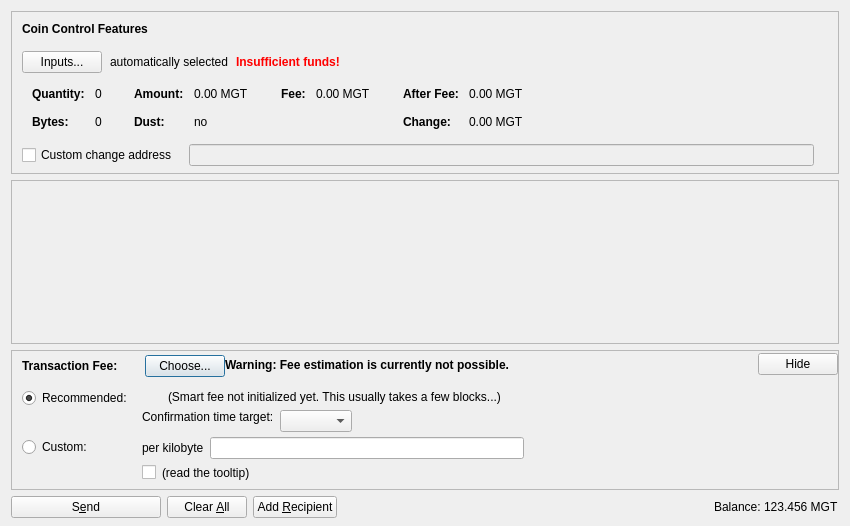
<?xml version="1.0" encoding="UTF-8"?>
<ui version="4.0">
 <class>SendCoinsDialog</class>
 <widget class="QDialog" name="SendCoinsDialog">
  <property name="geometry">
   <rect>
    <x>0</x>
    <y>0</y>
    <width>850</width>
    <height>526</height>
   </rect>
  </property>
  <property name="windowTitle">
   <string>Send Coins</string>
  </property>
  <layout class="QVBoxLayout" name="verticalLayout" stretch="0,1,0,0">
   <property name="bottomMargin">
    <number>8</number>
   </property>
   <item>
    <widget class="QFrame" name="frameCoinControl">
     <property name="sizePolicy">
      <sizepolicy hsizetype="Expanding" vsizetype="Expanding">
       <horstretch>0</horstretch>
       <verstretch>0</verstretch>
      </sizepolicy>
     </property>
     <property name="maximumSize">
      <size>
       <width>16777215</width>
       <height>16777215</height>
      </size>
     </property>
     <property name="frameShape">
      <enum>QFrame::StyledPanel</enum>
     </property>
     <property name="frameShadow">
      <enum>QFrame::Sunken</enum>
     </property>
     <layout class="QVBoxLayout" name="verticalLayoutCoinControl2">
      <property name="spacing">
       <number>0</number>
      </property>
      <property name="leftMargin">
       <number>0</number>
      </property>
      <property name="topMargin">
       <number>0</number>
      </property>
      <property name="rightMargin">
       <number>0</number>
      </property>
      <property name="bottomMargin">
       <number>6</number>
      </property>
      <item>
       <layout class="QVBoxLayout" name="verticalLayoutCoinControl" stretch="0,0,0,0,1">
        <property name="spacing">
         <number>0</number>
        </property>
        <property name="leftMargin">
         <number>10</number>
        </property>
        <property name="topMargin">
         <number>10</number>
        </property>
        <item>
         <layout class="QHBoxLayout" name="horizontalLayoutCoinControl1">
          <property name="bottomMargin">
           <number>15</number>
          </property>
          <item>
           <widget class="QLabel" name="labelCoinControlFeatures">
            <property name="sizePolicy">
             <sizepolicy hsizetype="Preferred" vsizetype="Maximum">
              <horstretch>0</horstretch>
              <verstretch>0</verstretch>
             </sizepolicy>
            </property>
            <property name="font">
             <font>
              <weight>75</weight>
              <bold>true</bold>
             </font>
            </property>
            <property name="styleSheet">
             <string notr="true">font-weight:bold;</string>
            </property>
            <property name="text">
             <string>Coin Control Features</string>
            </property>
           </widget>
          </item>
         </layout>
        </item>
        <item>
         <layout class="QHBoxLayout" name="horizontalLayoutCoinControl2" stretch="0,0,0,0">
          <property name="spacing">
           <number>8</number>
          </property>
          <property name="bottomMargin">
           <number>10</number>
          </property>
          <item>
           <widget class="QPushButton" name="pushButtonCoinControl">
            <property name="styleSheet">
             <string notr="true"/>
            </property>
            <property name="text">
             <string>Inputs...</string>
            </property>
            <property name="autoDefault">
             <bool>false</bool>
            </property>
           </widget>
          </item>
          <item>
           <widget class="QLabel" name="labelCoinControlAutomaticallySelected">
            <property name="text">
             <string>automatically selected</string>
            </property>
            <property name="margin">
             <number>5</number>
            </property>
           </widget>
          </item>
          <item>
           <widget class="QLabel" name="labelCoinControlInsuffFunds">
            <property name="font">
             <font>
              <weight>75</weight>
              <bold>true</bold>
             </font>
            </property>
            <property name="styleSheet">
             <string notr="true">color:red;font-weight:bold;</string>
            </property>
            <property name="text">
             <string>Insufficient funds!</string>
            </property>
            <property name="margin">
             <number>5</number>
            </property>
           </widget>
          </item>
          <item>
           <spacer name="horizontalSpacerCoinControl">
            <property name="orientation">
             <enum>Qt::Horizontal</enum>
            </property>
            <property name="sizeHint" stdset="0">
             <size>
              <width>40</width>
              <height>1</height>
             </size>
            </property>
           </spacer>
          </item>
         </layout>
        </item>
        <item>
         <widget class="QWidget" name="widgetCoinControl" native="true">
          <property name="sizePolicy">
           <sizepolicy hsizetype="Preferred" vsizetype="Preferred">
            <horstretch>0</horstretch>
            <verstretch>0</verstretch>
           </sizepolicy>
          </property>
          <property name="minimumSize">
           <size>
            <width>0</width>
            <height>0</height>
           </size>
          </property>
          <property name="styleSheet">
           <string notr="true"/>
          </property>
          <layout class="QHBoxLayout" name="horizontalLayoutCoinControl5">
           <property name="leftMargin">
            <number>0</number>
           </property>
           <property name="topMargin">
            <number>0</number>
           </property>
           <property name="rightMargin">
            <number>0</number>
           </property>
           <property name="bottomMargin">
            <number>0</number>
           </property>
           <item>
            <layout class="QHBoxLayout" name="horizontalLayoutCoinControl3" stretch="0,0,0,1">
             <property name="spacing">
              <number>20</number>
             </property>
             <property name="topMargin">
              <number>0</number>
             </property>
             <property name="bottomMargin">
              <number>10</number>
             </property>
             <item>
              <layout class="QFormLayout" name="formLayoutCoinControl1">
               <property name="horizontalSpacing">
                <number>10</number>
               </property>
               <property name="verticalSpacing">
                <number>14</number>
               </property>
               <property name="leftMargin">
                <number>10</number>
               </property>
               <property name="topMargin">
                <number>4</number>
               </property>
               <property name="rightMargin">
                <number>6</number>
               </property>
               <item row="0" column="0">
                <widget class="QLabel" name="labelCoinControlQuantityText">
                 <property name="font">
                  <font>
                   <weight>75</weight>
                   <bold>true</bold>
                  </font>
                 </property>
                 <property name="text">
                  <string>Quantity:</string>
                 </property>
                 <property name="margin">
                  <number>0</number>
                 </property>
                </widget>
               </item>
               <item row="0" column="1">
                <widget class="QLabel" name="labelCoinControlQuantity">
                 <property name="cursor">
                  <cursorShape>IBeamCursor</cursorShape>
                 </property>
                 <property name="contextMenuPolicy">
                  <enum>Qt::ActionsContextMenu</enum>
                 </property>
                 <property name="text">
                  <string notr="true">0</string>
                 </property>
                 <property name="margin">
                  <number>0</number>
                 </property>
                 <property name="textInteractionFlags">
                  <set>Qt::LinksAccessibleByMouse|Qt::TextSelectableByKeyboard|Qt::TextSelectableByMouse</set>
                 </property>
                </widget>
               </item>
               <item row="1" column="0">
                <widget class="QLabel" name="labelCoinControlBytesText">
                 <property name="font">
                  <font>
                   <weight>75</weight>
                   <bold>true</bold>
                  </font>
                 </property>
                 <property name="text">
                  <string>Bytes:</string>
                 </property>
                </widget>
               </item>
               <item row="1" column="1">
                <widget class="QLabel" name="labelCoinControlBytes">
                 <property name="cursor">
                  <cursorShape>IBeamCursor</cursorShape>
                 </property>
                 <property name="contextMenuPolicy">
                  <enum>Qt::ActionsContextMenu</enum>
                 </property>
                 <property name="text">
                  <string notr="true">0</string>
                 </property>
                 <property name="textInteractionFlags">
                  <set>Qt::LinksAccessibleByMouse|Qt::TextSelectableByKeyboard|Qt::TextSelectableByMouse</set>
                 </property>
                </widget>
               </item>
              </layout>
             </item>
             <item>
              <layout class="QFormLayout" name="formLayoutCoinControl2">
               <property name="horizontalSpacing">
                <number>10</number>
               </property>
               <property name="verticalSpacing">
                <number>14</number>
               </property>
               <property name="leftMargin">
                <number>6</number>
               </property>
               <property name="topMargin">
                <number>4</number>
               </property>
               <property name="rightMargin">
                <number>6</number>
               </property>
               <item row="0" column="0">
                <widget class="QLabel" name="labelCoinControlAmountText">
                 <property name="font">
                  <font>
                   <weight>75</weight>
                   <bold>true</bold>
                  </font>
                 </property>
                 <property name="text">
                  <string>Amount:</string>
                 </property>
                 <property name="margin">
                  <number>0</number>
                 </property>
                </widget>
               </item>
               <item row="0" column="1">
                <widget class="QLabel" name="labelCoinControlAmount">
                 <property name="cursor">
                  <cursorShape>IBeamCursor</cursorShape>
                 </property>
                 <property name="contextMenuPolicy">
                  <enum>Qt::ActionsContextMenu</enum>
                 </property>
                 <property name="text">
                  <string notr="true">0.00 MGT</string>
                 </property>
                 <property name="textInteractionFlags">
                  <set>Qt::LinksAccessibleByMouse|Qt::TextSelectableByKeyboard|Qt::TextSelectableByMouse</set>
                 </property>
                </widget>
               </item>
               <item row="1" column="0">
                <widget class="QLabel" name="labelCoinControlLowOutputText">
                 <property name="font">
                  <font>
                   <weight>75</weight>
                   <bold>true</bold>
                  </font>
                 </property>
                 <property name="text">
                  <string>Dust:</string>
                 </property>
                </widget>
               </item>
               <item row="1" column="1">
                <widget class="QLabel" name="labelCoinControlLowOutput">
                 <property name="cursor">
                  <cursorShape>IBeamCursor</cursorShape>
                 </property>
                 <property name="contextMenuPolicy">
                  <enum>Qt::ActionsContextMenu</enum>
                 </property>
                 <property name="text">
                  <string notr="true">no</string>
                 </property>
                 <property name="textInteractionFlags">
                  <set>Qt::LinksAccessibleByMouse|Qt::TextSelectableByKeyboard|Qt::TextSelectableByMouse</set>
                 </property>
                </widget>
               </item>
              </layout>
             </item>
             <item>
              <layout class="QFormLayout" name="formLayoutCoinControl3">
               <property name="horizontalSpacing">
                <number>10</number>
               </property>
               <property name="verticalSpacing">
                <number>14</number>
               </property>
               <property name="leftMargin">
                <number>6</number>
               </property>
               <property name="topMargin">
                <number>4</number>
               </property>
               <property name="rightMargin">
                <number>6</number>
               </property>
               <item row="0" column="0">
                <widget class="QLabel" name="labelCoinControlFeeText">
                 <property name="font">
                  <font>
                   <weight>75</weight>
                   <bold>true</bold>
                  </font>
                 </property>
                 <property name="text">
                  <string>Fee:</string>
                 </property>
                 <property name="margin">
                  <number>0</number>
                 </property>
                </widget>
               </item>
               <item row="0" column="1">
                <widget class="QLabel" name="labelCoinControlFee">
                 <property name="cursor">
                  <cursorShape>IBeamCursor</cursorShape>
                 </property>
                 <property name="contextMenuPolicy">
                  <enum>Qt::ActionsContextMenu</enum>
                 </property>
                 <property name="text">
                  <string notr="true">0.00 MGT</string>
                 </property>
                 <property name="textInteractionFlags">
                  <set>Qt::LinksAccessibleByMouse|Qt::TextSelectableByKeyboard|Qt::TextSelectableByMouse</set>
                 </property>
                </widget>
               </item>
              </layout>
             </item>
             <item>
              <layout class="QFormLayout" name="formLayoutCoinControl4">
               <property name="horizontalSpacing">
                <number>10</number>
               </property>
               <property name="verticalSpacing">
                <number>14</number>
               </property>
               <property name="leftMargin">
                <number>6</number>
               </property>
               <property name="topMargin">
                <number>4</number>
               </property>
               <property name="rightMargin">
                <number>6</number>
               </property>
               <item row="0" column="0">
                <widget class="QLabel" name="labelCoinControlAfterFeeText">
                 <property name="font">
                  <font>
                   <weight>75</weight>
                   <bold>true</bold>
                  </font>
                 </property>
                 <property name="text">
                  <string>After Fee:</string>
                 </property>
                 <property name="margin">
                  <number>0</number>
                 </property>
                </widget>
               </item>
               <item row="0" column="1">
                <widget class="QLabel" name="labelCoinControlAfterFee">
                 <property name="cursor">
                  <cursorShape>IBeamCursor</cursorShape>
                 </property>
                 <property name="contextMenuPolicy">
                  <enum>Qt::ActionsContextMenu</enum>
                 </property>
                 <property name="text">
                  <string notr="true">0.00 MGT</string>
                 </property>
                 <property name="textInteractionFlags">
                  <set>Qt::LinksAccessibleByMouse|Qt::TextSelectableByKeyboard|Qt::TextSelectableByMouse</set>
                 </property>
                </widget>
               </item>
               <item row="1" column="0">
                <widget class="QLabel" name="labelCoinControlChangeText">
                 <property name="font">
                  <font>
                   <weight>75</weight>
                   <bold>true</bold>
                  </font>
                 </property>
                 <property name="text">
                  <string>Change:</string>
                 </property>
                </widget>
               </item>
               <item row="1" column="1">
                <widget class="QLabel" name="labelCoinControlChange">
                 <property name="cursor">
                  <cursorShape>IBeamCursor</cursorShape>
                 </property>
                 <property name="contextMenuPolicy">
                  <enum>Qt::ActionsContextMenu</enum>
                 </property>
                 <property name="text">
                  <string notr="true">0.00 MGT</string>
                 </property>
                 <property name="textInteractionFlags">
                  <set>Qt::LinksAccessibleByMouse|Qt::TextSelectableByKeyboard|Qt::TextSelectableByMouse</set>
                 </property>
                </widget>
               </item>
              </layout>
             </item>
            </layout>
           </item>
          </layout>
         </widget>
        </item>
        <item>
         <layout class="QHBoxLayout" name="horizontalLayoutCoinControl4" stretch="0,0,0">
          <property name="spacing">
           <number>12</number>
          </property>
          <property name="sizeConstraint">
           <enum>QLayout::SetDefaultConstraint</enum>
          </property>
          <property name="topMargin">
           <number>5</number>
          </property>
          <property name="rightMargin">
           <number>5</number>
          </property>
          <item>
           <widget class="QCheckBox" name="checkBoxCoinControlChange">
            <property name="toolTip">
             <string>If this is activated, but the change address is empty or invalid, change will be sent to a newly generated address.</string>
            </property>
            <property name="text">
             <string>Custom change address</string>
            </property>
           </widget>
          </item>
          <item>
           <widget class="QValidatedLineEdit" name="lineEditCoinControlChange">
            <property name="enabled">
             <bool>false</bool>
            </property>
            <property name="sizePolicy">
             <sizepolicy hsizetype="Expanding" vsizetype="Fixed">
              <horstretch>0</horstretch>
              <verstretch>0</verstretch>
             </sizepolicy>
            </property>
           </widget>
          </item>
          <item>
           <widget class="QLabel" name="labelCoinControlChangeLabel">
            <property name="sizePolicy">
             <sizepolicy hsizetype="Preferred" vsizetype="Expanding">
              <horstretch>0</horstretch>
              <verstretch>0</verstretch>
             </sizepolicy>
            </property>
            <property name="minimumSize">
             <size>
              <width>0</width>
              <height>0</height>
             </size>
            </property>
            <property name="text">
             <string/>
            </property>
            <property name="margin">
             <number>3</number>
            </property>
           </widget>
          </item>
         </layout>
        </item>
        <item>
         <spacer name="verticalSpacerCoinControl">
          <property name="orientation">
           <enum>Qt::Vertical</enum>
          </property>
          <property name="sizeHint" stdset="0">
           <size>
            <width>800</width>
            <height>1</height>
           </size>
          </property>
         </spacer>
        </item>
       </layout>
      </item>
     </layout>
    </widget>
   </item>
   <item>
    <widget class="QScrollArea" name="scrollArea">
     <property name="widgetResizable">
      <bool>true</bool>
     </property>
     <widget class="QWidget" name="scrollAreaWidgetContents">
      <property name="geometry">
       <rect>
        <x>0</x>
        <y>0</y>
        <width>830</width>
        <height>104</height>
       </rect>
      </property>
      <layout class="QVBoxLayout" name="verticalLayout_2" stretch="0,1">
       <property name="leftMargin">
        <number>0</number>
       </property>
       <property name="topMargin">
        <number>0</number>
       </property>
       <property name="rightMargin">
        <number>0</number>
       </property>
       <property name="bottomMargin">
        <number>0</number>
       </property>
       <item>
        <layout class="QVBoxLayout" name="entries">
         <property name="spacing">
          <number>6</number>
         </property>
        </layout>
       </item>
       <item>
        <spacer name="verticalSpacer">
         <property name="orientation">
          <enum>Qt::Vertical</enum>
         </property>
         <property name="sizeHint" stdset="0">
          <size>
           <width>20</width>
           <height>40</height>
          </size>
         </property>
        </spacer>
       </item>
      </layout>
     </widget>
    </widget>
   </item>
   <item>
    <widget class="QFrame" name="frameFee">
     <property name="sizePolicy">
      <sizepolicy hsizetype="Expanding" vsizetype="Expanding">
       <horstretch>0</horstretch>
       <verstretch>0</verstretch>
      </sizepolicy>
     </property>
     <property name="maximumSize">
      <size>
       <width>16777215</width>
       <height>16777215</height>
      </size>
     </property>
     <property name="frameShape">
      <enum>QFrame::StyledPanel</enum>
     </property>
     <property name="frameShadow">
      <enum>QFrame::Sunken</enum>
     </property>
     <layout class="QVBoxLayout" name="verticalLayoutFee1">
      <property name="spacing">
       <number>0</number>
      </property>
      <property name="leftMargin">
       <number>0</number>
      </property>
      <property name="topMargin">
       <number>0</number>
      </property>
      <property name="rightMargin">
       <number>0</number>
      </property>
      <property name="bottomMargin">
       <number>0</number>
      </property>
      <item>
       <layout class="QVBoxLayout" name="verticalLayoutFee2" stretch="0,0,0">
        <property name="spacing">
         <number>0</number>
        </property>
        <property name="leftMargin">
         <number>10</number>
        </property>
        <property name="topMargin">
         <number>0</number>
        </property>
        <item>
         <layout class="QHBoxLayout" name="horizontalLayoutFee1">
          <property name="bottomMargin">
           <number>0</number>
          </property>
          <item>
           <layout class="QVBoxLayout" name="verticalLayoutFee7">
            <property name="spacing">
             <number>0</number>
            </property>
            <item>
             <spacer name="verticalSpacerSmartFee">
              <property name="orientation">
               <enum>Qt::Vertical</enum>
              </property>
              <property name="sizeType">
               <enum>QSizePolicy::Fixed</enum>
              </property>
              <property name="sizeHint" stdset="0">
               <size>
                <width>1</width>
                <height>4</height>
               </size>
              </property>
             </spacer>
            </item>
            <item>
             <layout class="QHBoxLayout" name="horizontalLayoutSmartFee">
              <property name="spacing">
               <number>10</number>
              </property>
              <item>
               <widget class="QLabel" name="labelFeeHeadline">
                <property name="sizePolicy">
                 <sizepolicy hsizetype="Preferred" vsizetype="Maximum">
                  <horstretch>0</horstretch>
                  <verstretch>0</verstretch>
                 </sizepolicy>
                </property>
                <property name="font">
                 <font>
                  <weight>75</weight>
                  <bold>true</bold>
                 </font>
                </property>
                <property name="styleSheet">
                 <string notr="true">font-weight:bold;</string>
                </property>
                <property name="text">
                 <string>Transaction Fee:</string>
                </property>
               </widget>
              </item>
              <item>
               <widget class="QLabel" name="labelFeeMinimized">
                <property name="text">
                 <string/>
                </property>
               </widget>
              </item>
              <item>
               <widget class="QPushButton" name="buttonChooseFee">
                <property name="text">
                 <string>Choose...</string>
                </property>
               </widget>
              </item>
             </layout>
            </item>
            <item>
             <spacer name="verticalSpacer_5">
              <property name="orientation">
               <enum>Qt::Vertical</enum>
              </property>
              <property name="sizeHint" stdset="0">
               <size>
                <width>1</width>
                <height>1</height>
               </size>
              </property>
             </spacer>
            </item>
           </layout>
          </item>
          <item>
           <widget class="QLabel" name="fallbackFeeWarningLabel">
            <property name="toolTip">
             <string>Using the fallbackfee can result in sending a transaction that will take several hours or days (or never) to confirm. Consider choosing your fee manually or wait until you have validated the complete chain.</string>
            </property>
            <property name="font">
            <font>
                <weight>75</weight>
                <bold>true</bold>
            </font>
            </property>
            <property name="text">
             <string>Warning: Fee estimation is currently not possible.</string>
            </property>
            <property name="wordWrap">
             <bool>false</bool>
            </property>
           </widget>
          </item>
          <item>
           <spacer name="horizontalSpacer_4">
            <property name="orientation">
             <enum>Qt::Horizontal</enum>
            </property>
            <property name="sizeType">
             <enum>QSizePolicy::MinimumExpanding</enum>
            </property>
            <property name="sizeHint" stdset="0">
             <size>
              <width>40</width>
              <height>20</height>
             </size>
            </property>
           </spacer>
          </item>
          <item>
           <widget class="QPushButton" name="buttonMinimizeFee">
            <property name="toolTip">
             <string>collapse fee-settings</string>
            </property>
            <property name="text">
             <string>Hide</string>
            </property>
           </widget>
          </item>
         </layout>
        </item>
        <item>
         <widget class="QFrame" name="frameFeeSelection">
          <layout class="QVBoxLayout" name="verticalLayoutFee12">
           <property name="spacing">
            <number>0</number>
           </property>
           <property name="leftMargin">
            <number>0</number>
           </property>
           <property name="topMargin">
            <number>0</number>
           </property>
           <property name="rightMargin">
            <number>0</number>
           </property>
           <property name="bottomMargin">
            <number>0</number>
           </property>
           <item>
            <layout class="QGridLayout" name="gridLayoutFee">
             <property name="topMargin">
              <number>10</number>
             </property>
             <property name="bottomMargin">
              <number>4</number>
             </property>
             <property name="horizontalSpacing">
              <number>10</number>
             </property>
             <property name="verticalSpacing">
              <number>4</number>
             </property>
             <item row="1" column="1">
              <layout class="QVBoxLayout" name="verticalLayoutFee8">
               <property name="spacing">
                <number>6</number>
               </property>
               <item>
                <layout class="QHBoxLayout" name="horizontalLayoutFee13">
                 <item>
                  <widget class="QLabel" name="labelCustomPerKilobyte">
                   <property name="toolTip">
                    <string>If the custom fee is set to 1000 satoshis and the transaction is only 250 bytes, then &quot;per kilobyte&quot; only pays 250 satoshis in fee, while &quot;total at least&quot; pays 1000 satoshis. For transactions bigger than a kilobyte both pay by kilobyte.</string>
                   </property>
                   <property name="text">
                    <string>per kilobyte</string>
                   </property>
                  </widget>
                 </item>
                 <item>
                  <widget class="BitcoinAmountField" name="customFee"/>
                 </item>
                 <item>
                  <spacer name="horizontalSpacer_6">
                   <property name="orientation">
                    <enum>Qt::Horizontal</enum>
                   </property>
                   <property name="sizeHint" stdset="0">
                    <size>
                     <width>1</width>
                     <height>1</height>
                    </size>
                   </property>
                  </spacer>
                 </item>
                </layout>
               </item>
               <item>
                <layout class="QHBoxLayout" name="horizontalLayoutFee8">
                 <item>
                  <widget class="QCheckBox" name="checkBoxMinimumFee">
                   <property name="toolTip">
                    <string>Paying only the minimum fee is just fine as long as there is less transaction volume than space in the blocks. But be aware that this can end up in a never confirming transaction once there is more demand for magnetocoin transactions than the network can process.</string>
                   </property>
                   <property name="text">
                    <string/>
                   </property>
                  </widget>
                 </item>
                 <item>
                  <widget class="QLabel" name="labelMinFeeWarning">
                   <property name="enabled">
                    <bool>true</bool>
                   </property>
                   <property name="toolTip">
                    <string>Paying only the minimum fee is just fine as long as there is less transaction volume than space in the blocks. But be aware that this can end up in a never confirming transaction once there is more demand for magnetocoin transactions than the network can process.</string>
                   </property>
                   <property name="text">
                    <string>(read the tooltip)</string>
                   </property>
                   <property name="margin">
                    <number>5</number>
                   </property>
                  </widget>
                 </item>
                 <item>
                  <spacer name="horizontalSpacer_2">
                   <property name="orientation">
                    <enum>Qt::Horizontal</enum>
                   </property>
                   <property name="sizeHint" stdset="0">
                    <size>
                     <width>1</width>
                     <height>1</height>
                    </size>
                   </property>
                  </spacer>
                 </item>
                </layout>
               </item>
              </layout>
             </item>
             <item row="0" column="0">
              <layout class="QVBoxLayout" name="verticalLayoutFee4" stretch="0,1">
               <item>
                <widget class="QRadioButton" name="radioSmartFee">
                 <property name="text">
                  <string>Recommended:</string>
                 </property>
                 <property name="checked">
                  <bool>true</bool>
                 </property>
                 <attribute name="buttonGroup">
                  <string notr="true">groupFee</string>
                 </attribute>
                </widget>
               </item>
               <item>
                <spacer name="verticalSpacer_2">
                 <property name="orientation">
                  <enum>Qt::Vertical</enum>
                 </property>
                 <property name="sizeHint" stdset="0">
                  <size>
                   <width>1</width>
                   <height>1</height>
                  </size>
                 </property>
                </spacer>
               </item>
              </layout>
             </item>
             <item row="1" column="0">
              <layout class="QVBoxLayout" name="verticalLayoutFee9" stretch="0,1">
               <item>
                <widget class="QRadioButton" name="radioCustomFee">
                 <property name="text">
                  <string>Custom:</string>
                 </property>
                 <attribute name="buttonGroup">
                  <string notr="true">groupFee</string>
                 </attribute>
                </widget>
               </item>
               <item>
                <spacer name="verticalSpacer_6">
                 <property name="orientation">
                  <enum>Qt::Vertical</enum>
                 </property>
                 <property name="sizeHint" stdset="0">
                  <size>
                   <width>1</width>
                   <height>1</height>
                  </size>
                 </property>
                </spacer>
               </item>
              </layout>
             </item>
             <item row="0" column="1">
              <layout class="QVBoxLayout" name="verticalLayoutFee3" stretch="0,0,1">
               <property name="spacing">
                <number>6</number>
               </property>
               <property name="topMargin">
                <number>2</number>
               </property>
               <item>
                <layout class="QHBoxLayout" name="horizontalLayoutFee12">
                 <item>
                  <widget class="QLabel" name="labelSmartFee">
                   <property name="text">
                    <string/>
                   </property>
                   <property name="margin">
                    <number>2</number>
                   </property>
                  </widget>
                 </item>
                 <item>
                  <widget class="QLabel" name="labelFeeEstimation">
                   <property name="text">
                    <string/>
                   </property>
                  </widget>
                 </item>
                 <item>
                  <widget class="QLabel" name="labelSmartFee2">
                   <property name="text">
                    <string>(Smart fee not initialized yet. This usually takes a few blocks...)</string>
                   </property>
                   <property name="margin">
                    <number>2</number>
                   </property>
                  </widget>
                 </item>
                 <item>
                  <spacer name="horizontalSpacer_5">
                   <property name="orientation">
                    <enum>Qt::Horizontal</enum>
                   </property>
                   <property name="sizeHint" stdset="0">
                    <size>
                     <width>1</width>
                     <height>1</height>
                    </size>
                   </property>
                  </spacer>
                 </item>
                </layout>
               </item>
               <item>
                <layout class="QHBoxLayout" name="horizontalLayoutFee9">
                 <item>
                  <layout class="QVBoxLayout" name="verticalLayoutFee6">
                   <item>
                    <widget class="QLabel" name="labelSmartFee3">
                     <property name="text">
                      <string>Confirmation time target:</string>
                     </property>
                     <property name="margin">
                      <number>2</number>
                     </property>
                    </widget>
                   </item>
                   <item>
                    <spacer name="verticalSpacer_3">
                     <property name="orientation">
                      <enum>Qt::Vertical</enum>
                     </property>
                     <property name="sizeHint" stdset="0">
                      <size>
                       <width>1</width>
                       <height>1</height>
                      </size>
                     </property>
                    </spacer>
                   </item>
                  </layout>
                 </item>
                 <item>
                  <layout class="QVBoxLayout" name="verticalLayoutFee5">
                   <property name="rightMargin">
                    <number>30</number>
                   </property>
                   <item>
                    <layout class="QHBoxLayout" name="horizontalLayoutConfTarget">
                     <property name="bottomMargin">
                      <number>0</number>
                     </property>
                     <item>
                      <widget class="QComboBox" name="confTargetSelector"/>
                     </item>
                     <item>
                      <spacer name="horizontalSpacerConfTarget">
                       <property name="orientation">
                        <enum>Qt::Horizontal</enum>
                       </property>
                       <property name="sizeHint" stdset="0">
                        <size>
                         <width>40</width>
                         <height>20</height>
                        </size>
                       </property>
                      </spacer>
                     </item>
                    </layout>
                   </item>
                  </layout>
                 </item>
                </layout>
               </item>
               <item>
                <spacer name="verticalSpacer_4">
                 <property name="orientation">
                  <enum>Qt::Vertical</enum>
                 </property>
                 <property name="sizeHint" stdset="0">
                  <size>
                   <width>1</width>
                   <height>1</height>
                  </size>
                 </property>
                </spacer>
               </item>
              </layout>
             </item>
            </layout>
           </item>
          </layout>
         </widget>
        </item>
        <item>
         <spacer name="verticalSpacerFee">
          <property name="orientation">
           <enum>Qt::Vertical</enum>
          </property>
          <property name="sizeHint" stdset="0">
           <size>
            <width>40</width>
            <height>5</height>
           </size>
          </property>
         </spacer>
        </item>
       </layout>
      </item>
     </layout>
    </widget>
   </item>
   <item>
    <layout class="QHBoxLayout" name="horizontalLayout">
     <item>
      <widget class="QPushButton" name="sendButton">
       <property name="minimumSize">
        <size>
         <width>150</width>
         <height>0</height>
        </size>
       </property>
       <property name="toolTip">
        <string>Confirm the send action</string>
       </property>
       <property name="text">
        <string>S&amp;end</string>
       </property>
       <property name="icon">
        <iconset resource="../bitcoin.qrc">
         <normaloff>:/icons/send</normaloff>:/icons/send</iconset>
       </property>
       <property name="autoDefault">
        <bool>false</bool>
       </property>
       <property name="default">
        <bool>false</bool>
       </property>
      </widget>
     </item>
     <item>
      <widget class="QPushButton" name="clearButton">
       <property name="sizePolicy">
        <sizepolicy hsizetype="Minimum" vsizetype="Fixed">
         <horstretch>0</horstretch>
         <verstretch>0</verstretch>
        </sizepolicy>
       </property>
       <property name="toolTip">
        <string>Clear all fields of the form.</string>
       </property>
       <property name="text">
        <string>Clear &amp;All</string>
       </property>
       <property name="icon">
        <iconset resource="../bitcoin.qrc">
         <normaloff>:/icons/remove</normaloff>:/icons/remove</iconset>
       </property>
       <property name="autoDefault">
        <bool>false</bool>
       </property>
      </widget>
     </item>
     <item>
      <widget class="QPushButton" name="addButton">
       <property name="toolTip">
        <string>Send to multiple recipients at once</string>
       </property>
       <property name="text">
        <string>Add &amp;Recipient</string>
       </property>
       <property name="icon">
        <iconset resource="../bitcoin.qrc">
         <normaloff>:/icons/add</normaloff>:/icons/add</iconset>
       </property>
       <property name="autoDefault">
        <bool>false</bool>
       </property>
      </widget>
     </item>
     <item>
      <spacer name="horizontalSpacer">
       <property name="orientation">
        <enum>Qt::Horizontal</enum>
       </property>
       <property name="sizeHint" stdset="0">
        <size>
         <width>40</width>
         <height>20</height>
        </size>
       </property>
      </spacer>
     </item>
     <item>
      <layout class="QHBoxLayout" name="horizontalLayout_2">
       <property name="spacing">
        <number>3</number>
       </property>
       <item>
        <widget class="QLabel" name="label">
         <property name="sizePolicy">
          <sizepolicy hsizetype="Preferred" vsizetype="Fixed">
           <horstretch>0</horstretch>
           <verstretch>0</verstretch>
          </sizepolicy>
         </property>
         <property name="text">
          <string>Balance:</string>
         </property>
        </widget>
       </item>
       <item>
        <widget class="QLabel" name="labelBalance">
         <property name="sizePolicy">
          <sizepolicy hsizetype="Preferred" vsizetype="Fixed">
           <horstretch>0</horstretch>
           <verstretch>0</verstretch>
          </sizepolicy>
         </property>
         <property name="cursor">
          <cursorShape>IBeamCursor</cursorShape>
         </property>
         <property name="text">
          <string notr="true">123.456 MGT</string>
         </property>
         <property name="textInteractionFlags">
          <set>Qt::LinksAccessibleByMouse|Qt::TextSelectableByKeyboard|Qt::TextSelectableByMouse</set>
         </property>
        </widget>
       </item>
      </layout>
     </item>
    </layout>
   </item>
  </layout>
 </widget>
 <customwidgets>
  <customwidget>
   <class>QValidatedLineEdit</class>
   <extends>QLineEdit</extends>
   <header>qvalidatedlineedit.h</header>
  </customwidget>
  <customwidget>
   <class>BitcoinAmountField</class>
   <extends>QLineEdit</extends>
   <header>bitcoinamountfield.h</header>
   <container>1</container>
  </customwidget>
 </customwidgets>
 <resources>
  <include location="../bitcoin.qrc"/>
 </resources>
 <connections/>
 <buttongroups>
  <buttongroup name="groupFee"/>
 </buttongroups>
</ui>
